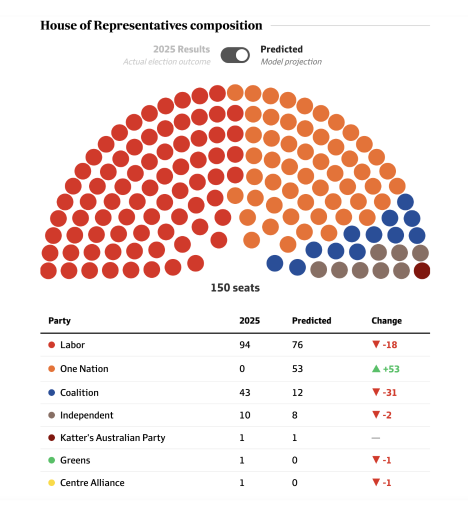
#> input picture tools/arc-fidelity/reference.png, 936 x 1030 px (shown at 1/2 size)
$ python explore.py
#> lines starting #> are read from the running program, lines starting #| are printed output that depends on the picture; after the words box and inside, x2 and y2 are one past the last pixel; in counts of white or black regions, pixels touching at a corner belong together
import numpy as np
from PIL import Image

REF = "reference.png"
img = Image.open(REF).convert("RGB")
a = np.asarray(img)
print("image size (HxWxC):", a.shape)
#| image size (HxWxC): (1030, 936, 3)

# Non-white mask
white = (a > 245).all(axis=2)
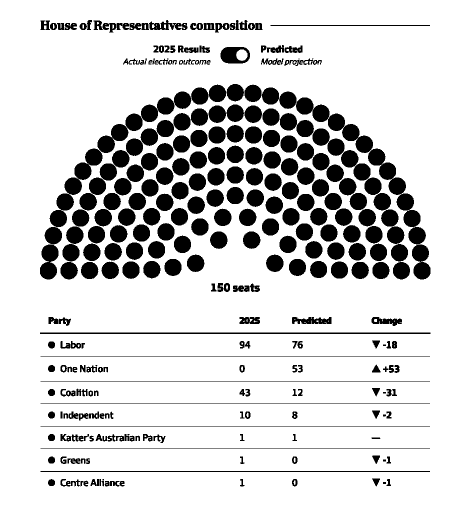
#> white: shape (1030, 936) bool (shown at 1/2 size); 82.1% white; 298 black regions (8 under 20 px), largest, box (x1, y1, x2, y2) and area: (558, 183, 746, 306) 5659, (99, 297, 205, 454) 4714, (736, 297, 841, 454) 4704
nonwhite = ~white
# Column/row extents of non-white content
ys, xs = np.where(nonwhite)
print("nonwhite bbox: x", xs.min(), xs.max(), "y", ys.min(), ys.max())
#| nonwhite bbox: x 80 860 y 40 972

# Look at saturation to separate colored dots from grey text/rules
r,g,b = a[:,:,0].astype(int), a[:,:,1].astype(int), a[:,:,2].astype(int)
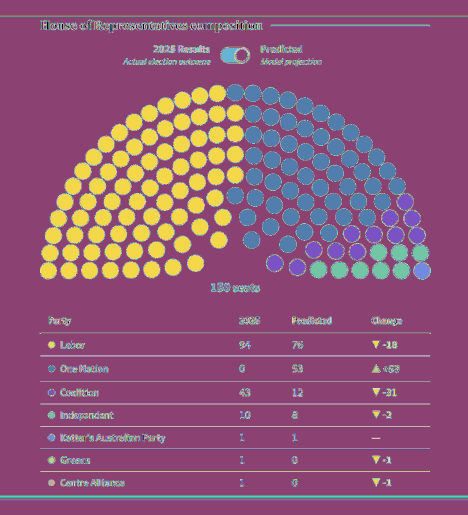
#> r: shape (1030, 936) int64 (shown at 1/2 size); 248 distinct labels, from 0 to 255; one colour per label, 0 black
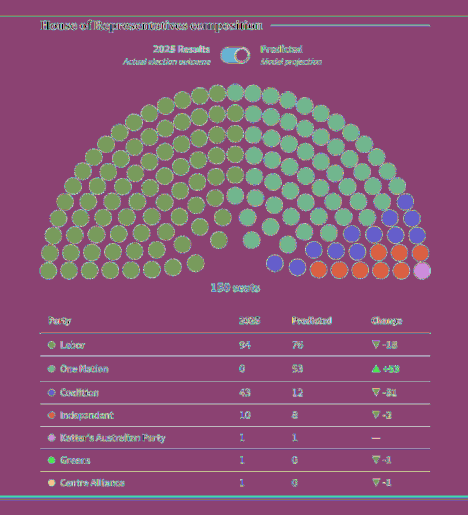
#> g: shape (1030, 936) int64 (shown at 1/2 size); 247 distinct labels, from 0 to 255; one colour per label, 0 black
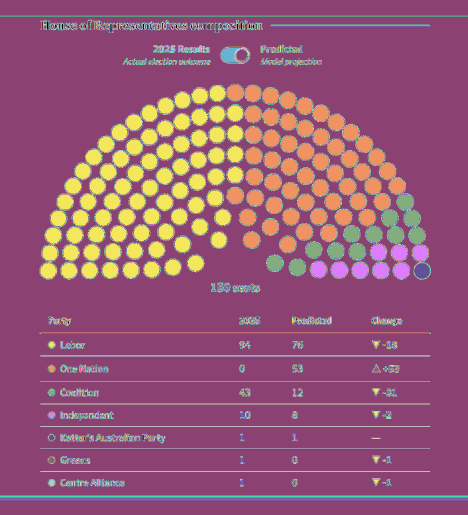
#> b: shape (1030, 936) int64 (shown at 1/2 size); 247 distinct labels, from 0 to 255; one colour per label, 0 black
mx = np.maximum(np.maximum(r,g),b); mn = np.minimum(np.minimum(r,g),b)
#> after `mx = np.maximum(np.maximum(r, g), b)`: mx: shape (1030, 936) int64; 247 distinct labels, from 0 to 255
#> after `mn = np.minimum(np.minimum(r, g), b)`: mn: shape (1030, 936) int64; 248 distinct labels, from 0 to 255
sat = mx - mn
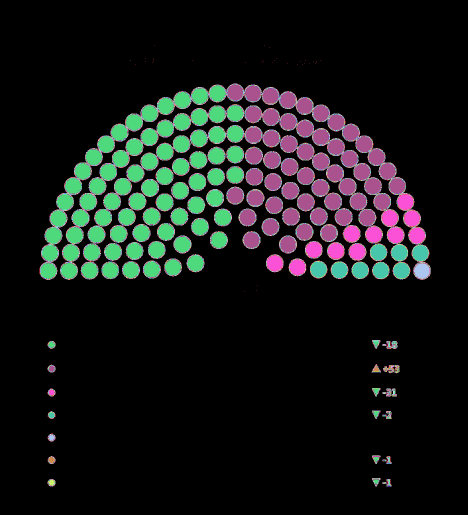
#> sat: shape (1030, 936) int64 (shown at 1/2 size); 176 distinct labels, from 0 to 176; one colour per label, 0 black
colored = sat > 40   # saturated pixels = colored dots (and maybe colored text)
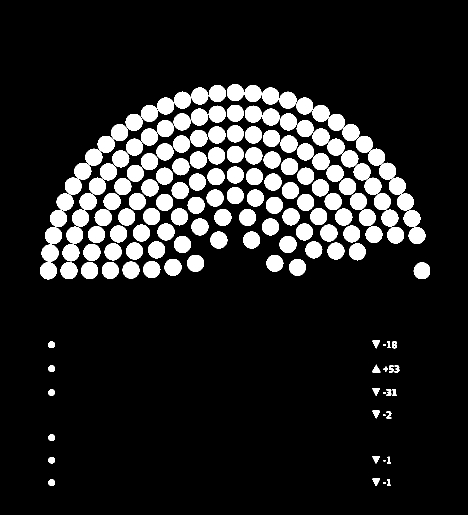
#> colored: shape (1030, 936) bool (shown at 1/2 size); 13.6% white; 169 white regions (5 under 20 px), largest, box (x1, y1, x2, y2) and area: (490, 253, 524, 287) 910, (561, 271, 595, 305) 910, (625, 210, 659, 244) 909
ys2, xs2 = np.where(colored)
print("colored pixels:", colored.sum())
#| colored pixels: 130727
print("colored bbox: x", xs2.min(), xs2.max(), "y", ys2.min(), ys2.max())
#| colored bbox: x 81 859 y 168 971

# histogram of colored pixels by row band (to find arc vs table swatches)
hist = np.zeros(a.shape[0])
#> hist = 1030 values from 0 to 0
for y in range(a.shape[0]):
    hist[y] = colored[y].sum()
#> after the loop, hist = 1030 values, max 493 at index 439, min 0 at index 0, mean 126.9
# print rows with many colored pixels
band_start=None
for y in range(a.shape[0]):
    if hist[y] > 5 and band_start is None: band_start=y
    if hist[y] <= 5 and band_start is not None:
        if y-band_start>4: print(f"colored band rows {band_start}..{y}  (h={y-band_start})")
        band_start=None

$ run again, with tools/arc-fidelity/our_render.png copied over tools/arc-fidelity/reference.png
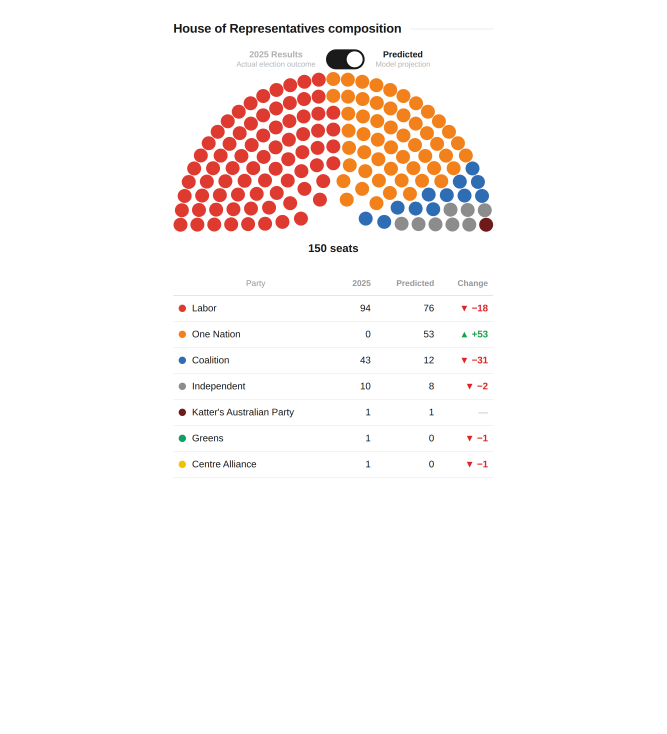
#> input picture tools/arc-fidelity/our_render.png, 2000 x 2200 px (shown at 1/3 size)
#> img is the input picture: PIL image 2000x2200 RGB; mean R, G, B 251.4, 245.8, 244.1
#| image size (HxWxC): (2200, 2000, 3)
#> white: shape (2200, 2000) bool; 93.7% white; 321 black regions (10 under 20 px), largest, box (x1, y1, x2, y2) and area: (1022, 218, 1419, 488) 15796, (581, 224, 935, 488) 14357, (978, 148, 1094, 208) 4534
#| nonwhite bbox: x 520 1479 y 70 1433
#> r: shape (2200, 2000) int64; 236 distinct labels, from 16 to 255
#> g: shape (2200, 2000) int64; 232 distinct labels, from 20 to 255
#> b: shape (2200, 2000) int64; 242 distinct labels, from 0 to 255
#> `mx = np.maximum(np.maximum(r, g), b)`:
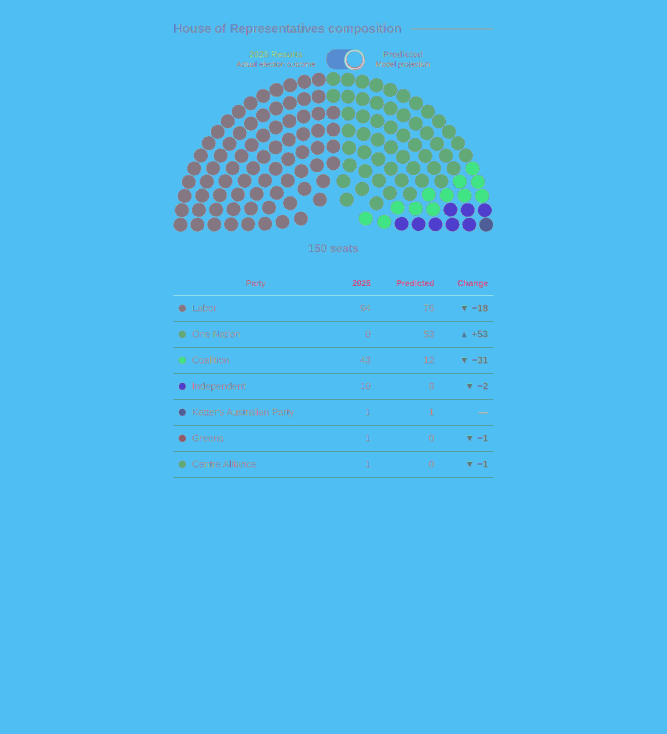
#> mx: shape (2200, 2000) int64 (shown at 1/3 size); 207 distinct labels, from 20 to 255; one colour per label, 0 black
#> mn: shape (2200, 2000) int64; 243 distinct labels, from 0 to 255
#> sat: shape (2200, 2000) int64; 224 distinct labels, from 0 to 242
#> `colored = sat > 40`:
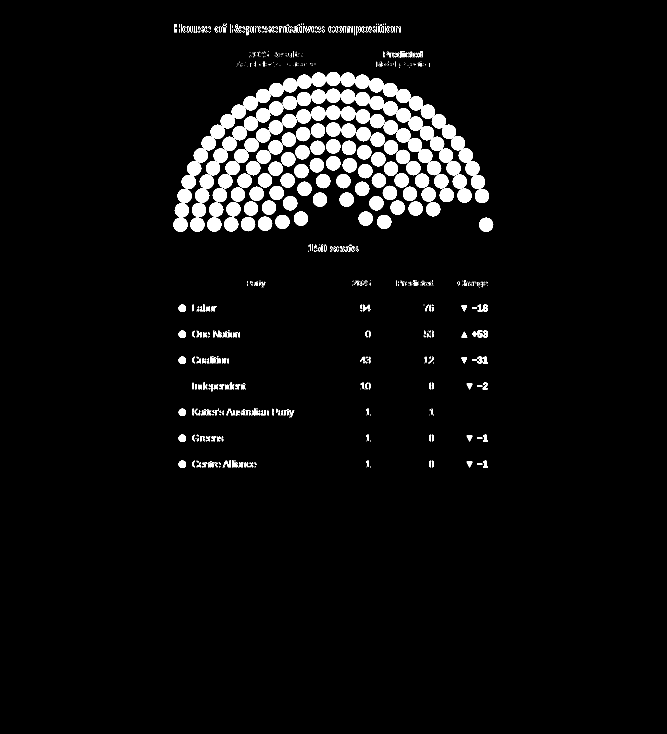
#> colored: shape (2200, 2000) bool (shown at 1/3 size); 5% white; 1284 white regions (889 under 20 px), largest, box (x1, y1, x2, y2) and area: (1326, 374, 1395, 451) 2823, (605, 374, 674, 451) 2810, (1149, 249, 1192, 291) 1417
#| colored pixels: 217824
#| colored bbox: x 520 1479 y 71 1403
#> after the loop `for y in range(a.shape[0]):`: hist = 2200 values, max 618 at index 549, min 0 at index 0, mean 99.01
